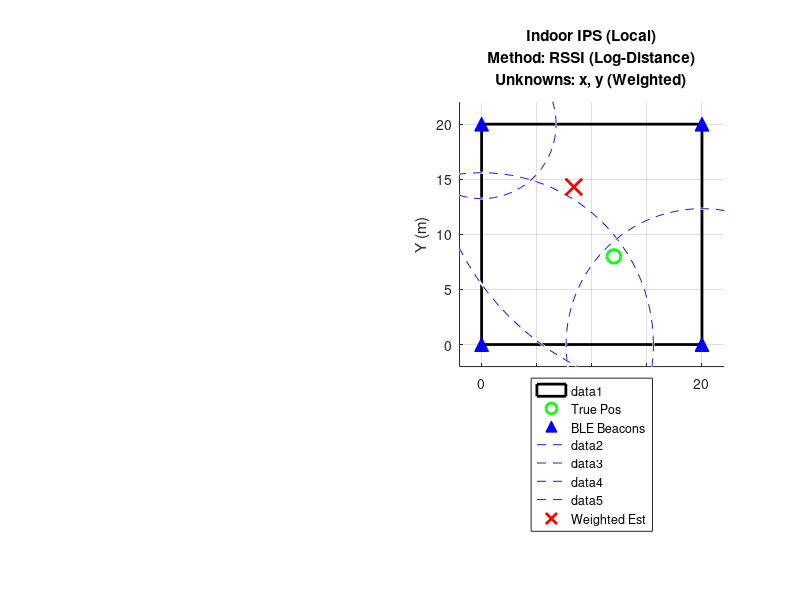

Here is the MATLAB script that generated this plot:
% =========================================================================
% INDOOR POSITIONING SYSTEM (IPS) COMPARISON
% =========================================================================
% This script visualizes the mathematical process to find indoor positions
% INDOOR (BLE): 2D, RSSI (Log-Distance), Weighted Trilateration.
% =========================================================================

clear; clc; close all;

% Create Figure
figure('Name', 'GNSS vs Indoor Positioning', 'NumberTitle', 'off', 'Position', [100, 100, 1200, 600]);


%% ========================================================================
%  INDOOR IPS SIMULATION (2D, RSSI-Based, Weighted)
% ========================================================================
subplot(1, 2, 2);
hold on; grid on; axis equal;
title({'Indoor IPS (Local)'; 'Method: RSSI (Log-Distance)'; 'Unknowns: x, y (Weighted)'});
xlabel('X (m)'); ylabel('Y (m)');
xlim([-2 22]); ylim([-2 22]);

% --- 2.1 Physics Constants ---
% Log-Normal Path Loss Model parameters
Tx_Power_1m = -60;  % dBm (Signal strength at 1 meter)
N_exponent = 2.5;   % Path loss exponent (2.0=Free Space, 4.0=Cluttered)
Noise_Std = 4;      % Standard Deviation of Noise (dBm) - Very noisy indoors!

% --- 2.2 Setup Geometry (20m x 20m Room) ---
indoor_true_pos = [12, 8]; % User is at (12, 8)
rectangle('Position', [0, 0, 20, 20], 'EdgeColor', 'k', 'LineWidth', 2); % The Room
plot(indoor_true_pos(1), indoor_true_pos(2), 'go', 'MarkerSize', 10, 'LineWidth', 2, 'DisplayName', 'True Pos');

% Beacons (Corners)
beacons = [
    0, 0;
    20, 0;
    20, 20;
    0, 20
];

% Plot Beacons
plot(beacons(:,1), beacons(:,2), 'b^', 'MarkerSize', 10, 'MarkerFaceColor', 'b', 'DisplayName', 'BLE Beacons');

% --- 2.3 Measurements (RSSI with Channel Diversity) ---
% The whitepaper suggests "Channel Diversity": reading multiple frequencies 
% to reduce fading. We simulate this by averaging 3 noise samples per beacon.
indoor_dist_est = zeros(4, 1);
indoor_weights = zeros(4, 1);

for i = 1:4
    true_d = norm(beacons(i,:) - indoor_true_pos);
    
    % Simulate 3 readings (Channel 37, 38, 39) and average them
    % rssi_samples = zeros(1,3);
    % for ch = 1:3
    %     noise = randn * Noise_Std; 
    %     rssi_samples(ch) = Tx_Power_1m - 10 * N_exponent * log10(true_d) + noise;
    % end
    % avg_rssi = mean(rssi_samples);
    avg_rssi = (90 - randi(20) * randn) * -1;
    fprintf('avg_rssi=%.5f\n', avg_rssi);
    
    % INVERSE PHYSICS: Convert RSSI back to Distance
    % d = 10 ^ ((TxPower - RSSI) / (10 * n))
    est_d = 10 ^ ((Tx_Power_1m - avg_rssi) / (10 * N_exponent));
    indoor_dist_est(i) = est_d;
    
    % WEIGHT CALCULATION (Whitepaper Concept)
    % We trust close beacons more than far beacons because the log-curve 
    % makes far distance estimates extremely sensitive to dBm noise.
    % Weight = 1 / Distance^2
    indoor_weights(i) = 1 / (est_d^2); 
    
    % Visualization: Draw the estimated distance circles
    fprintf('est_d=%.5f\n', est_d);
    viscircles(beacons(i,:), est_d, 'Color', [0.1 0.1 0.8], 'LineStyle', '--', 'LineWidth', 0.5);
end

% --- 2.4 Solver (Weighted Gauss-Newton 2D) ---
indoor_est = [10, 10]; % Guess center of room (no clock bias needed!)

for iter = 1:10
    H = zeros(4, 2);
    dP = zeros(4, 1);
    W = diag(indoor_weights); % Weight Matrix
    
    for i = 1:4
        geo_dist = norm(indoor_est - beacons(i,:));
        dP(i) = indoor_dist_est(i) - geo_dist;
        
        % Jacobian: 2D Geometry only (No clock column)
        H(i, 1) = (indoor_est(1) - beacons(i,1)) / geo_dist;
        H(i, 2) = (indoor_est(2) - beacons(i,2)) / geo_dist;
    end
    
    % WEIGHTED Least Squares: dx = inv(H'*W*H) * H'*W * dP
    % This prioritizes the beacons with stronger signals
    lhs = H' * W * H;
    rhs = H' * W * dP;
    err_correction = lhs \ rhs;
    
    indoor_est = indoor_est + err_correction';
end

plot(indoor_est(1), indoor_est(2), 'rx', 'MarkerSize', 12, 'LineWidth', 2, 'DisplayName', 'Weighted Est');
legend('Location', 'southoutside');

%% Print Comparison
fprintf('--- SYSTEM COMPARISON ---\n');
% fprintf('GNSS Error (Time-based, 3D):  %.2f m\n', norm(gnss_est(1:3) - gnss_true_pos));
fprintf('Indoor Error (RSSI, 2D):      %.2f m\n', norm(indoor_est - indoor_true_pos));
fprintf('Note how Indoor circles do not intersect perfectly due to RSSI noise.\n');